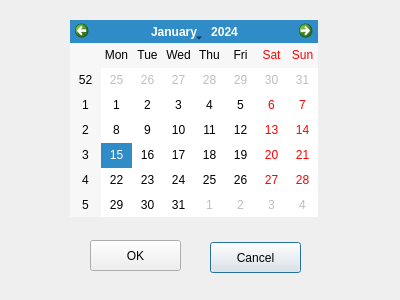
<?xml version="1.0" encoding="UTF-8"?>
<ui version="4.0">
 <class>setDateDlg</class>
 <widget class="QDialog" name="setDateDlg">
  <property name="geometry">
   <rect>
    <x>0</x>
    <y>0</y>
    <width>400</width>
    <height>300</height>
   </rect>
  </property>
  <property name="windowTitle">
   <string>Dialog</string>
  </property>
  <widget class="QPushButton" name="pbtnCancel">
   <property name="geometry">
    <rect>
     <x>210</x>
     <y>242</y>
     <width>91</width>
     <height>31</height>
    </rect>
   </property>
   <property name="text">
    <string>Cancel</string>
   </property>
  </widget>
  <widget class="QCalendarWidget" name="calendarWidget">
   <property name="geometry">
    <rect>
     <x>70</x>
     <y>20</y>
     <width>248</width>
     <height>197</height>
    </rect>
   </property>
  </widget>
  <widget class="QPushButton" name="pbtnOk">
   <property name="geometry">
    <rect>
     <x>90</x>
     <y>240</y>
     <width>91</width>
     <height>31</height>
    </rect>
   </property>
   <property name="text">
    <string>OK</string>
   </property>
  </widget>
 </widget>
 <resources/>
 <connections/>
</ui>
